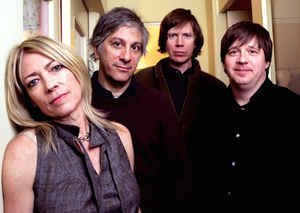
#> input picture example.png, 300 x 213 px
$ python problem_1.py example.png out
#> lines starting #> are read from the running program, lines starting #| are printed output that depends on the picture
import cv2
import numpy as np
from PIL import Image
import os
import imghdr
import sys


def detect_faces(image_path, save_dir):
    # Load the cascade classifier from OpenCV's library
#> called with image_path = 'example.png', save_dir = 'out'
    face_cascade = cv2.CascadeClassifier(
        cv2.data.haarcascades + "haarcascade_frontalface_default.xml"
    )

    # Read the input image
    image = cv2.imread(image_path)
#> image is the input picture: shape (213, 300, 3); mean B, G, R 74.7, 79, 101.3

    # Convert the image to grayscale
    gray_image = cv2.cvtColor(image, cv2.COLOR_BGR2GRAY)
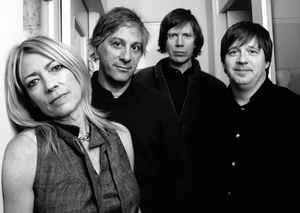
#> gray_image: shape (213, 300); min 0, max 255, mean 85.2

    # Detect faces in the image
    faces = face_cascade.detectMultiScale(gray_image)
#> faces = [[162, 21, 37, 37], [218, 32, 51, 51], [98, 25, 55, 55]]
    # Save the headshots of the detected faces
    count = 1
    for (x, y, w, h) in faces:
        # faces contains the coordinates of each face.
        face = image[y : y + h, x : x + w]
        # resized and converted from BGR to RBG so it's easier to visualize.
        face = cv2.resize(face, (224, 224))
        face = cv2.cvtColor(face, cv2.COLOR_BGR2RGB)
        # This way we can save it using PIL library as .jpg.
        face = Image.fromarray(face)
        face.save(os.path.join(save_dir, "face_{}.jpg".format(count)))
        count += 1
#> this loop made 3 passes
#> pass 1, in detect_faces, `face = image[y : y + h, x : x + w]`:
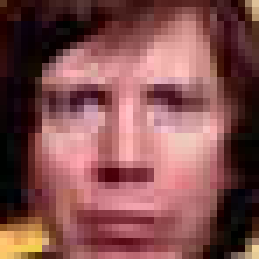
#> face: shape (37, 37, 3) (shown 7 times larger); mean B, G, R 79.1, 79.8, 131
#> pass 1, in detect_faces, `face = cv2.resize(face, (224, 224))`:
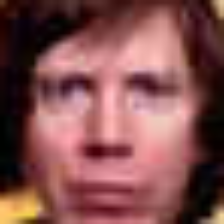
#> face: shape (224, 224, 3); mean B, G, R 79, 79.7, 130.8
#> pass 2, in detect_faces, `face = image[y : y + h, x : x + w]`:
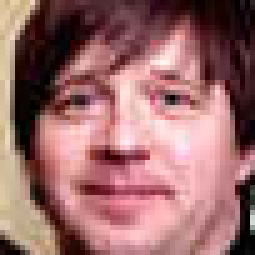
#> face: shape (51, 51, 3) (shown 5 times larger); mean B, G, R 106.7, 106.5, 154.5
#> after the loop:
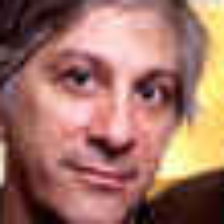
#> face: PIL image 224x224 RGB; mean R, G, B 161.7, 114.7, 102.4
#> after the loop, count = 4

    return len(faces)


# Test the script with an example image
if __name__ == "__main__":
    # image_path = "example.png"
    # save_dir = "headshots"
    if len(sys.argv) < 3:
        print("Usage: python script.py [image_path] [save_dir_path]")
        sys.exit(1)
    image_path = sys.argv[1]
    save_dir = sys.argv[2]
    # if the
    if not os.path.exists(save_dir):
        os.makedirs(save_dir)
    num_faces = detect_faces(image_path, save_dir)
#> num_faces = 3
    print("Number of faces detected in the image:", num_faces)
#| Number of faces detected in the image: 3
